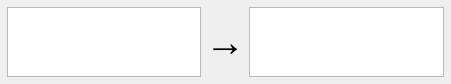
<?xml version="1.0" encoding="UTF-8"?>
<ui version="4.0">
 <class>Widget</class>
 <widget class="QWidget" name="Widget">
  <property name="geometry">
   <rect>
    <x>0</x>
    <y>0</y>
    <width>451</width>
    <height>76</height>
   </rect>
  </property>
  <property name="maximumSize">
   <size>
    <width>16777215</width>
    <height>16777215</height>
   </size>
  </property>
  <property name="windowTitle">
   <string>Widget</string>
  </property>
  <layout class="QHBoxLayout" name="horizontalLayout">
   <property name="leftMargin">
    <number>3</number>
   </property>
   <property name="topMargin">
    <number>3</number>
   </property>
   <property name="rightMargin">
    <number>3</number>
   </property>
   <property name="bottomMargin">
    <number>3</number>
   </property>
   <item>
    <widget class="QWidget" name="widget" native="true">
     <layout class="QHBoxLayout" name="horizontalLayout_2">
      <property name="spacing">
       <number>4</number>
      </property>
      <property name="leftMargin">
       <number>4</number>
      </property>
      <property name="topMargin">
       <number>4</number>
      </property>
      <property name="rightMargin">
       <number>4</number>
      </property>
      <property name="bottomMargin">
       <number>4</number>
      </property>
      <item>
       <widget class="QTextEdit" name="textEdit_from">
        <property name="font">
         <font>
          <pointsize>12</pointsize>
         </font>
        </property>
        <property name="html">
         <string>&lt;!DOCTYPE HTML PUBLIC &quot;-//W3C//DTD HTML 4.0//EN&quot; &quot;http://www.w3.org/TR/REC-html40/strict.dtd&quot;&gt;
&lt;html&gt;&lt;head&gt;&lt;meta name=&quot;qrichtext&quot; content=&quot;1&quot; /&gt;&lt;meta charset=&quot;utf-8&quot; /&gt;&lt;style type=&quot;text/css&quot;&gt;
p, li { white-space: pre-wrap; }
hr { height: 1px; border-width: 0; }
li.unchecked::marker { content: &quot;\2610&quot;; }
li.checked::marker { content: &quot;\2612&quot;; }
&lt;/style&gt;&lt;/head&gt;&lt;body style=&quot; font-family:'Microsoft YaHei UI'; font-size:12pt; font-weight:400; font-style:normal;&quot;&gt;
&lt;p style=&quot;-qt-paragraph-type:empty; margin-top:0px; margin-bottom:0px; margin-left:0px; margin-right:0px; -qt-block-indent:0; text-indent:0px;&quot;&gt;&lt;br /&gt;&lt;/p&gt;&lt;/body&gt;&lt;/html&gt;</string>
        </property>
       </widget>
      </item>
      <item>
       <widget class="QLabel" name="label_Right">
        <property name="maximumSize">
         <size>
          <width>16777215</width>
          <height>88</height>
         </size>
        </property>
        <property name="font">
         <font>
          <pointsize>30</pointsize>
         </font>
        </property>
        <property name="text">
         <string>→</string>
        </property>
       </widget>
      </item>
      <item>
       <widget class="QTextEdit" name="textEdit_to"/>
      </item>
     </layout>
    </widget>
   </item>
  </layout>
 </widget>
 <resources/>
 <connections/>
</ui>
